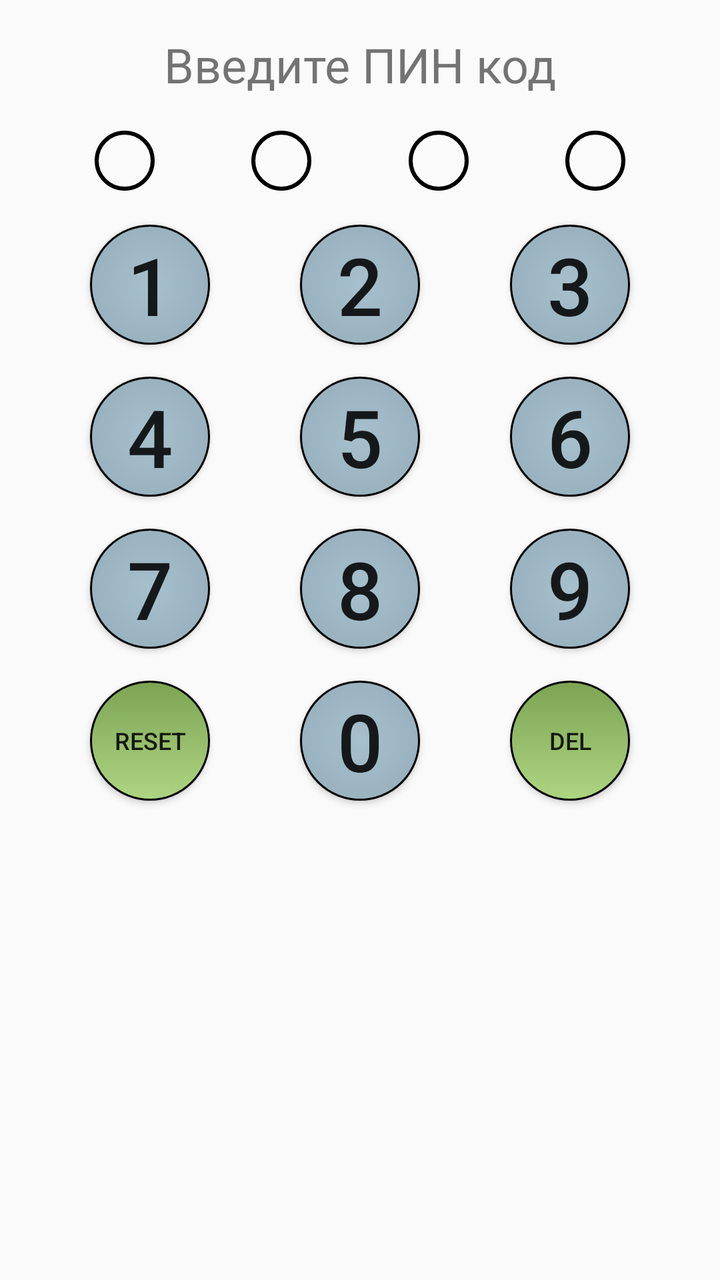
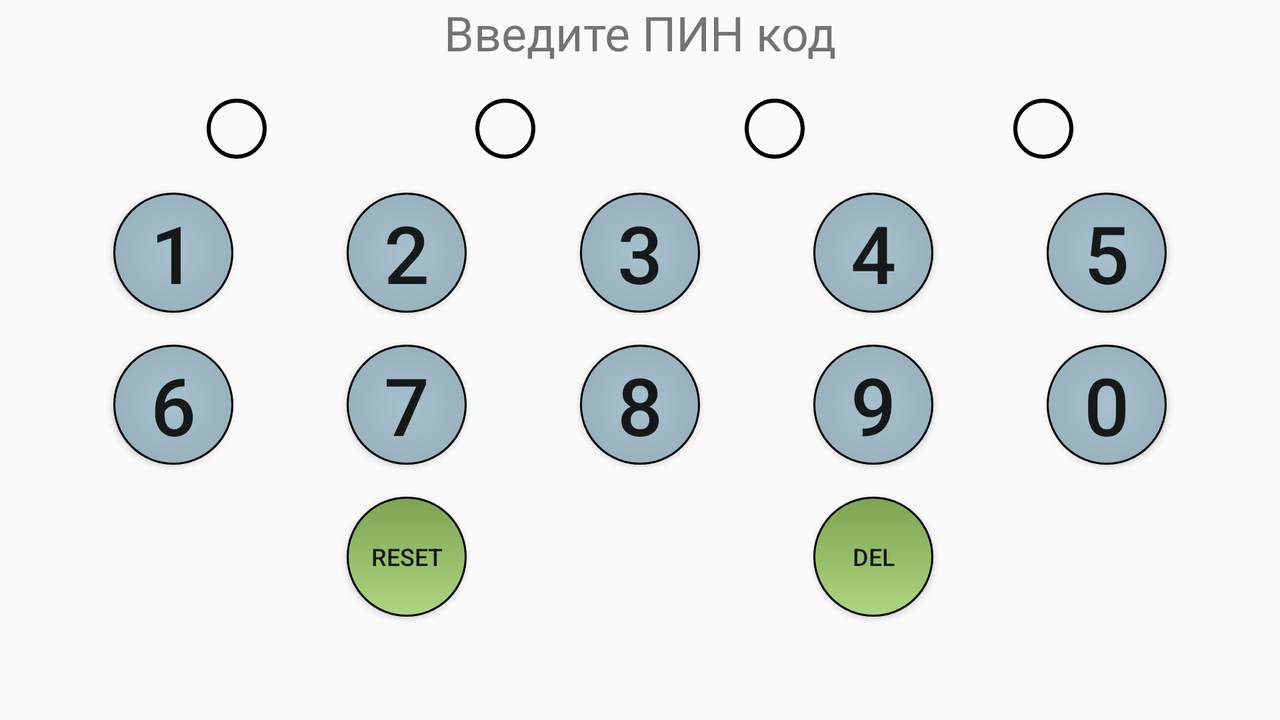

First picture: res/layout/ on a phone held upright. Second picture: the repository's own variant of that layout, on a device whose configuration matches the variant's folder. Source for both follows.
<!-- AndroidManifest.xml: application theme AppTheme -->
<!-- res/layout/fragment_start.xml -->
<?xml version="1.0" encoding="utf-8"?>
<androidx.constraintlayout.widget.ConstraintLayout
    xmlns:android="http://schemas.android.com/apk/res/android"
    xmlns:app="http://schemas.android.com/apk/res-auto"
    xmlns:tools="http://schemas.android.com/tools"
    android:layout_width="match_parent"
    android:layout_height="match_parent"
    tools:context=".screens.start.StartFragment">

    <ImageView
        android:id="@+id/iv_lock"
        android:layout_width="wrap_content"
        android:layout_height="wrap_content"
        android:layout_margin="@dimen/margin_btn_top"
        app:layout_constraintEnd_toEndOf="parent"
        app:layout_constraintStart_toStartOf="parent"
        app:layout_constraintTop_toTopOf="parent"
        android:src="@drawable/ic_lock" />

    <TextView
        android:id="@+id/lbl_enter_pin"
        android:layout_width="wrap_content"
        android:layout_height="wrap_content"
        android:text="@string/enter_pin_code"
        android:textSize="@dimen/app_h1_text"
        app:layout_constraintEnd_toEndOf="parent"
        app:layout_constraintStart_toStartOf="parent"
        app:layout_constraintTop_toBottomOf="@+id/iv_lock"
        tools:layout_editor_absoluteX="169dp"
        tools:layout_editor_absoluteY="208dp" />

    <TextView
        android:id="@+id/tv_pin1"
        android:layout_width="@dimen/pin_width"
        android:layout_height="@dimen/pin_width"
        android:layout_marginTop="@dimen/margin_btn_top"
        android:background="@drawable/drw_ring"
        app:layout_constraintEnd_toStartOf="@+id/tv_pin2"
        app:layout_constraintHorizontal_bias="0.5"
        app:layout_constraintStart_toStartOf="parent"
        app:layout_constraintTop_toBottomOf="@+id/lbl_enter_pin" />

    <TextView
        android:id="@+id/tv_pin2"
        android:layout_width="@dimen/pin_width"
        android:layout_height="@dimen/pin_width"
        android:background="@drawable/drw_ring"
        app:layout_constraintEnd_toStartOf="@+id/tv_pin3"
        app:layout_constraintHorizontal_bias="0.5"
        app:layout_constraintStart_toEndOf="@+id/tv_pin1"
        app:layout_constraintTop_toTopOf="@+id/tv_pin1" />

    <TextView
        android:id="@+id/tv_pin3"
        android:layout_width="@dimen/pin_width"
        android:layout_height="@dimen/pin_width"
        android:background="@drawable/drw_ring"
        app:layout_constraintEnd_toStartOf="@+id/tv_pin4"
        app:layout_constraintHorizontal_bias="0.5"
        app:layout_constraintStart_toEndOf="@+id/tv_pin2"
        app:layout_constraintTop_toTopOf="@+id/tv_pin1" />

    <TextView
        android:id="@+id/tv_pin4"
        android:layout_width="@dimen/pin_width"
        android:layout_height="@dimen/pin_width"
        android:background="@drawable/drw_ring"
        app:layout_constraintEnd_toEndOf="parent"
        app:layout_constraintHorizontal_bias="0.5"
        app:layout_constraintStart_toEndOf="@+id/tv_pin3"
        app:layout_constraintTop_toTopOf="@+id/tv_pin1" />

    <Button
        android:id="@+id/btn_1"
        android:layout_width="@dimen/pin_btn_width"
        android:layout_height="@dimen/pin_btn_width"
        android:layout_marginTop="@dimen/margin_btn_top"
        android:background="@drawable/drw_oval"
        android:text="1"
        android:textSize="@dimen/btn_pin_text_size"
        app:layout_constraintEnd_toStartOf="@+id/btn_2"
        app:layout_constraintHorizontal_bias="0.5"
        app:layout_constraintStart_toStartOf="parent"
        app:layout_constraintTop_toBottomOf="@+id/tv_pin1" />

    <Button
        android:id="@+id/btn_2"
        android:layout_width="@dimen/pin_btn_width"
        android:layout_height="@dimen/pin_btn_width"
        android:background="@drawable/drw_oval"
        android:text="2"
        android:textSize="@dimen/btn_pin_text_size"
        app:layout_constraintEnd_toStartOf="@+id/btn_3"
        app:layout_constraintHorizontal_bias="0.5"
        app:layout_constraintStart_toEndOf="@+id/btn_1"
        app:layout_constraintTop_toTopOf="@+id/btn_1" />

    <Button
        android:id="@+id/btn_3"
        android:layout_width="@dimen/pin_btn_width"
        android:layout_height="@dimen/pin_btn_width"
        android:background="@drawable/drw_oval"
        android:text="3"
        android:textSize="@dimen/btn_pin_text_size"
        app:layout_constraintEnd_toEndOf="parent"
        app:layout_constraintHorizontal_bias="0.5"
        app:layout_constraintStart_toEndOf="@+id/btn_2"
        app:layout_constraintTop_toTopOf="@+id/btn_1" />

    <Button
        android:id="@+id/btn_4"
        android:layout_width="@dimen/pin_btn_width"
        android:layout_height="@dimen/pin_btn_width"
        android:layout_marginTop="@dimen/margin_btn_top"
        android:background="@drawable/drw_oval"
        android:text="4"
        android:textSize="@dimen/btn_pin_text_size"
        app:layout_constraintEnd_toStartOf="@+id/btn_5"
        app:layout_constraintHorizontal_bias="0.5"
        app:layout_constraintStart_toStartOf="parent"
        app:layout_constraintTop_toBottomOf="@+id/btn_1" />

    <Button
        android:id="@+id/btn_5"
        android:layout_width="@dimen/pin_btn_width"
        android:layout_height="@dimen/pin_btn_width"
        android:background="@drawable/drw_oval"
        android:text="5"
        android:textSize="@dimen/btn_pin_text_size"
        app:layout_constraintEnd_toStartOf="@+id/btn_6"
        app:layout_constraintHorizontal_bias="0.5"
        app:layout_constraintStart_toEndOf="@+id/btn_4"
        app:layout_constraintTop_toTopOf="@+id/btn_4" />

    <Button
        android:id="@+id/btn_6"
        android:layout_width="@dimen/pin_btn_width"
        android:layout_height="@dimen/pin_btn_width"
        android:background="@drawable/drw_oval"
        android:text="6"
        android:textSize="@dimen/btn_pin_text_size"
        app:layout_constraintEnd_toEndOf="parent"
        app:layout_constraintHorizontal_bias="0.5"
        app:layout_constraintStart_toEndOf="@+id/btn_5"
        app:layout_constraintTop_toTopOf="@+id/btn_4" />

    <Button
        android:id="@+id/btn_7"
        android:layout_width="@dimen/pin_btn_width"
        android:layout_height="@dimen/pin_btn_width"
        android:layout_marginTop="@dimen/margin_btn_top"
        android:background="@drawable/drw_oval"
        android:text="7"
        android:textSize="@dimen/btn_pin_text_size"
        app:layout_constraintEnd_toStartOf="@+id/btn_8"
        app:layout_constraintHorizontal_bias="0.5"
        app:layout_constraintStart_toStartOf="parent"
        app:layout_constraintTop_toBottomOf="@+id/btn_4" />

    <Button
        android:id="@+id/btn_8"
        android:layout_width="@dimen/pin_btn_width"
        android:layout_height="@dimen/pin_btn_width"
        android:background="@drawable/drw_oval"
        android:text="8"
        android:textSize="@dimen/btn_pin_text_size"
        app:layout_constraintEnd_toStartOf="@+id/btn_9"
        app:layout_constraintHorizontal_bias="0.5"
        app:layout_constraintStart_toEndOf="@+id/btn_7"
        app:layout_constraintTop_toTopOf="@+id/btn_7" />

    <Button
        android:id="@+id/btn_9"
        android:layout_width="@dimen/pin_btn_width"
        android:layout_height="@dimen/pin_btn_width"
        android:background="@drawable/drw_oval"
        android:text="9"
        android:textSize="@dimen/btn_pin_text_size"
        app:layout_constraintEnd_toEndOf="parent"
        app:layout_constraintHorizontal_bias="0.5"
        app:layout_constraintStart_toEndOf="@+id/btn_8"
        app:layout_constraintTop_toTopOf="@+id/btn_7" />

    <Button
        android:id="@+id/btn_reset"
        android:layout_width="@dimen/pin_btn_width"
        android:layout_height="@dimen/pin_btn_width"
        android:layout_marginTop="@dimen/margin_btn_top"
        android:background="@drawable/drw_oval_secondary_color"
        android:text="Reset"
        android:textSize="@dimen/btn_reset_bs_text_size"
        app:layout_constraintEnd_toStartOf="@+id/btn_0"
        app:layout_constraintHorizontal_bias="0.5"
        app:layout_constraintStart_toStartOf="parent"
        app:layout_constraintTop_toBottomOf="@+id/btn_7" />

    <Button
        android:id="@+id/btn_0"
        android:layout_width="@dimen/pin_btn_width"
        android:layout_height="@dimen/pin_btn_width"
        android:background="@drawable/drw_oval"
        android:text="0"
        android:textSize="@dimen/btn_pin_text_size"
        app:layout_constraintTop_toTopOf="@+id/btn_reset"
        app:layout_constraintEnd_toStartOf="@+id/btn_bs"
        app:layout_constraintHorizontal_bias="0.5"
        app:layout_constraintStart_toEndOf="@+id/btn_reset"
        tools:layout_editor_absoluteY="498dp" />

    <Button
        android:id="@+id/btn_bs"
        android:layout_width="@dimen/pin_btn_width"
        android:layout_height="@dimen/pin_btn_width"
        android:background="@drawable/drw_oval_secondary_color"
        android:text="Del"
        android:textSize="@dimen/btn_reset_bs_text_size"
        app:layout_constraintTop_toTopOf="@+id/btn_reset"
        app:layout_constraintEnd_toEndOf="parent"
        app:layout_constraintHorizontal_bias="0.5"
        app:layout_constraintStart_toEndOf="@+id/btn_0"
        tools:layout_editor_absoluteY="498dp" />

</androidx.constraintlayout.widget.ConstraintLayout>
<!-- resources referenced by this layout -->
<resources>
  <dimen name="app_h1_text">24sp</dimen>
  <dimen name="btn_pin_text_size">40sp</dimen>
  <dimen name="btn_reset_bs_text_size">12sp</dimen>
  <dimen name="margin_btn_top">16dp</dimen>
  <dimen name="pin_btn_width">60dp</dimen>
  <dimen name="pin_width">32dp</dimen>
  <!-- drawable drw_oval (drawable) -->
  <?xml version="1.0" encoding="utf-8"?>
  <shape xmlns:android="http://schemas.android.com/apk/res/android"
      android:shape="oval"
      >
  
  
      <gradient
          android:angle="90"
          android:endColor="@color/colorPrimary"
          android:startColor="@color/colorPrimaryLight"
          android:type="radial"
          android:gradientRadius="100dp"/>
  
      <stroke
          android:width="1dp"
          android:color="#FF000000" />
  
  
  
  
  </shape>
  <!-- drawable drw_oval_secondary_color (drawable) -->
  <?xml version="1.0" encoding="utf-8"?>
  <shape xmlns:android="http://schemas.android.com/apk/res/android"
      android:shape="oval"
      >
  
  
      <gradient
          android:angle="90"
          android:endColor="@color/colorSecondaryDark"
          android:startColor="@color/colorSecondary"
          android:type="linear" />
  
      <stroke
          android:width="1dp"
          android:color="#FF000000" />
  
  
  
  
  </shape>
  <!-- drawable drw_ring (drawable) -->
  <?xml version="1.0" encoding="utf-8"?>
  <shape xmlns:android="http://schemas.android.com/apk/res/android"
      android:shape="ring"
      android:innerRadius="14dp"
      android:thickness="0dp"
      android:useLevel="false">
  
  
          <stroke
              android:width="2dp"
              android:color="#FF000000" />
  
  </shape>
  <string name="enter_pin_code">Введите ПИН код</string>
  <style name="AppTheme" parent="Theme.AppCompat.Light.NoActionBar">
          
          <item name="colorPrimary">@color/colorPrimary</item>
          <item name="colorPrimaryDark">@color/colorPrimaryDark</item>
          <item name="colorAccent">@color/colorSecondary</item>
      </style>
  <color name="colorPrimary">#78909c</color>
  <color name="colorPrimaryLight">#a7c0cd</color>
  <color name="colorSecondaryDark">#7da453</color>
  <color name="colorSecondary">#aed581</color>
  <color name="colorPrimaryDark">#4b636e</color>
</resources>
<!-- res/layout-land/fragment_start.xml (the repository's variant of the layout above) -->
<!-- drawn on the phone turned sideways -->
<?xml version="1.0" encoding="utf-8"?>
<androidx.constraintlayout.widget.ConstraintLayout xmlns:android="http://schemas.android.com/apk/res/android"
    xmlns:app="http://schemas.android.com/apk/res-auto"
    xmlns:tools="http://schemas.android.com/tools"
    android:layout_width="match_parent"
    android:layout_height="match_parent"
    tools:context=".screens.start.StartFragment">


    <ImageView
        android:id="@+id/iv_lock"
        android:layout_width="wrap_content"
        android:layout_height="wrap_content"
        android:src="@drawable/ic_lock"
        app:layout_constraintEnd_toEndOf="parent"
        app:layout_constraintStart_toStartOf="parent"
        app:layout_constraintTop_toTopOf="parent" />

    <TextView
        android:id="@+id/lbl_enter_pin"
        android:layout_width="wrap_content"
        android:layout_height="wrap_content"
        android:text="@string/enter_pin_code"
        android:textSize="@dimen/app_h1_text"
        app:layout_constraintEnd_toEndOf="parent"
        app:layout_constraintStart_toStartOf="parent"
        app:layout_constraintTop_toBottomOf="@+id/iv_lock"
        tools:layout_editor_absoluteX="169dp"
        tools:layout_editor_absoluteY="208dp" />

    <TextView
        android:id="@+id/tv_pin1"
        android:layout_width="@dimen/pin_width"
        android:layout_height="@dimen/pin_width"
        android:layout_marginTop="@dimen/margin_btn_top"
        android:background="@drawable/drw_ring"
        app:layout_constraintEnd_toStartOf="@+id/tv_pin2"
        app:layout_constraintHorizontal_bias="0.5"
        app:layout_constraintStart_toStartOf="parent"
        app:layout_constraintTop_toBottomOf="@+id/lbl_enter_pin" />

    <TextView
        android:id="@+id/tv_pin2"
        android:layout_width="@dimen/pin_width"
        android:layout_height="@dimen/pin_width"
        android:background="@drawable/drw_ring"
        app:layout_constraintEnd_toStartOf="@+id/tv_pin3"
        app:layout_constraintHorizontal_bias="0.5"
        app:layout_constraintStart_toEndOf="@+id/tv_pin1"
        app:layout_constraintTop_toTopOf="@+id/tv_pin1" />

    <TextView
        android:id="@+id/tv_pin3"
        android:layout_width="@dimen/pin_width"
        android:layout_height="@dimen/pin_width"
        android:background="@drawable/drw_ring"
        app:layout_constraintEnd_toStartOf="@+id/tv_pin4"
        app:layout_constraintHorizontal_bias="0.5"
        app:layout_constraintStart_toEndOf="@+id/tv_pin2"
        app:layout_constraintTop_toTopOf="@+id/tv_pin1" />

    <TextView
        android:id="@+id/tv_pin4"
        android:layout_width="@dimen/pin_width"
        android:layout_height="@dimen/pin_width"
        android:background="@drawable/drw_ring"
        app:layout_constraintEnd_toEndOf="parent"
        app:layout_constraintHorizontal_bias="0.5"
        app:layout_constraintStart_toEndOf="@+id/tv_pin3"
        app:layout_constraintTop_toTopOf="@+id/tv_pin1" />

    <Button
        android:id="@+id/btn_1"
        android:layout_width="@dimen/pin_btn_width"
        android:layout_height="@dimen/pin_btn_width"
        android:layout_marginTop="@dimen/margin_btn_top"
        android:background="@drawable/drw_oval"
        android:text="1"
        android:textSize="@dimen/btn_pin_text_size"
        app:layout_constraintEnd_toStartOf="@+id/btn_2"
        app:layout_constraintHorizontal_bias="0.5"
        app:layout_constraintStart_toStartOf="parent"
        app:layout_constraintTop_toBottomOf="@+id/tv_pin1" />

    <Button
        android:id="@+id/btn_2"
        android:layout_width="@dimen/pin_btn_width"
        android:layout_height="@dimen/pin_btn_width"
        android:background="@drawable/drw_oval"
        android:text="2"
        android:textSize="@dimen/btn_pin_text_size"
        app:layout_constraintEnd_toStartOf="@+id/btn_3"
        app:layout_constraintHorizontal_bias="0.5"
        app:layout_constraintStart_toEndOf="@+id/btn_1"
        app:layout_constraintTop_toTopOf="@+id/btn_1" />

    <Button
        android:id="@+id/btn_3"
        android:layout_width="@dimen/pin_btn_width"
        android:layout_height="@dimen/pin_btn_width"
        android:background="@drawable/drw_oval"
        android:text="3"
        android:textSize="@dimen/btn_pin_text_size"
        app:layout_constraintEnd_toStartOf="@+id/btn_4"
        app:layout_constraintHorizontal_bias="0.5"
        app:layout_constraintStart_toEndOf="@+id/btn_2"
        app:layout_constraintTop_toTopOf="@+id/btn_2" />

    <Button
        android:id="@+id/btn_4"
        android:layout_width="@dimen/pin_btn_width"
        android:layout_height="@dimen/pin_btn_width"
        android:background="@drawable/drw_oval"
        android:text="4"
        android:textSize="@dimen/btn_pin_text_size"
        app:layout_constraintEnd_toStartOf="@+id/btn_5"
        app:layout_constraintHorizontal_bias="0.5"
        app:layout_constraintStart_toEndOf="@+id/btn_3"
        app:layout_constraintTop_toTopOf="@+id/btn_3" />

    <Button
        android:id="@+id/btn_5"
        android:layout_width="@dimen/pin_btn_width"
        android:layout_height="@dimen/pin_btn_width"
        android:background="@drawable/drw_oval"
        android:text="5"
        android:textSize="@dimen/btn_pin_text_size"
        app:layout_constraintEnd_toEndOf="parent"
        app:layout_constraintHorizontal_bias="0.5"
        app:layout_constraintStart_toEndOf="@+id/btn_4"
        app:layout_constraintTop_toTopOf="@id/btn_4"
        tools:layout_editor_absoluteY="79dp" />

    <Button
        android:id="@+id/btn_6"
        android:layout_width="@dimen/pin_btn_width"
        android:layout_height="@dimen/pin_btn_width"
        android:layout_marginTop="@dimen/margin_btn_top"
        android:background="@drawable/drw_oval"
        android:text="6"
        android:textSize="@dimen/btn_pin_text_size"
        app:layout_constraintEnd_toStartOf="@+id/btn_7"
        app:layout_constraintHorizontal_bias="0.5"
        app:layout_constraintStart_toStartOf="parent"
        app:layout_constraintTop_toBottomOf="@+id/btn_1" />

    <Button
        android:id="@+id/btn_7"
        android:layout_width="@dimen/pin_btn_width"
        android:layout_height="@dimen/pin_btn_width"
        android:background="@drawable/drw_oval"
        android:text="7"
        android:textSize="@dimen/btn_pin_text_size"
        app:layout_constraintEnd_toStartOf="@+id/btn_8"
        app:layout_constraintHorizontal_bias="0.5"
        app:layout_constraintStart_toEndOf="@+id/btn_6"
        app:layout_constraintTop_toTopOf="@+id/btn_6" />

    <Button
        android:id="@+id/btn_8"
        android:layout_width="@dimen/pin_btn_width"
        android:layout_height="@dimen/pin_btn_width"
        android:background="@drawable/drw_oval"
        android:text="8"
        android:textSize="@dimen/btn_pin_text_size"
        app:layout_constraintEnd_toStartOf="@+id/btn_9"
        app:layout_constraintHorizontal_bias="0.5"
        app:layout_constraintStart_toEndOf="@+id/btn_7"
        app:layout_constraintTop_toTopOf="@+id/btn_7" />

    <Button
        android:id="@+id/btn_9"
        android:layout_width="@dimen/pin_btn_width"
        android:layout_height="@dimen/pin_btn_width"
        android:background="@drawable/drw_oval"
        android:text="9"
        android:textSize="@dimen/btn_pin_text_size"
        app:layout_constraintEnd_toStartOf="@+id/btn_0"
        app:layout_constraintHorizontal_bias="0.5"
        app:layout_constraintStart_toEndOf="@+id/btn_8"
        app:layout_constraintTop_toTopOf="@+id/btn_8" />

    <Button
        android:id="@+id/btn_0"
        android:layout_width="@dimen/pin_btn_width"
        android:layout_height="@dimen/pin_btn_width"
        android:background="@drawable/drw_oval"
        android:text="0"
        android:textSize="@dimen/btn_pin_text_size"
        app:layout_constraintEnd_toEndOf="parent"
        app:layout_constraintHorizontal_bias="0.5"
        app:layout_constraintStart_toEndOf="@+id/btn_9"
        app:layout_constraintTop_toTopOf="@+id/btn_9"
        tools:layout_editor_absoluteY="139dp" />

    <Button
        android:id="@+id/btn_reset"
        android:layout_width="@dimen/pin_btn_width"
        android:layout_height="@dimen/pin_btn_width"
        android:layout_marginTop="@dimen/margin_btn_top"
        android:background="@drawable/drw_oval_secondary_color"
        android:text="@string/str_btn_reset"
        android:textSize="@dimen/btn_reset_bs_text_size"
        app:layout_constraintEnd_toStartOf="@+id/btn_bs"
        app:layout_constraintHorizontal_bias="0.5"
        app:layout_constraintStart_toStartOf="parent"
        app:layout_constraintTop_toBottomOf="@+id/btn_6" />

    <Button
        android:id="@+id/btn_bs"
        android:layout_width="@dimen/pin_btn_width"
        android:layout_height="@dimen/pin_btn_width"
        android:background="@drawable/drw_oval_secondary_color"
        android:text="Del"
        android:textSize="@dimen/btn_reset_bs_text_size"
        app:layout_constraintEnd_toEndOf="parent"
        app:layout_constraintHorizontal_bias="0.5"
        app:layout_constraintStart_toEndOf="@+id/btn_reset"
        app:layout_constraintTop_toTopOf="@+id/btn_reset"
        tools:layout_editor_absoluteY="347dp" />

</androidx.constraintlayout.widget.ConstraintLayout>
<!-- resources referenced by the variant -->
<!-- as the phone turned sideways resolves them -->
<resources>
  <dimen name="app_h1_text">24sp</dimen>
  <dimen name="btn_pin_text_size">40sp</dimen>
  <dimen name="btn_reset_bs_text_size">12sp</dimen>
  <dimen name="margin_btn_top">16dp</dimen>
  <dimen name="pin_btn_width">60dp</dimen>
  <dimen name="pin_width">32dp</dimen>
  <!-- drawable drw_oval (drawable) -->
  <?xml version="1.0" encoding="utf-8"?>
  <shape xmlns:android="http://schemas.android.com/apk/res/android"
      android:shape="oval"
      >
  
  
      <gradient
          android:angle="90"
          android:endColor="@color/colorPrimary"
          android:startColor="@color/colorPrimaryLight"
          android:type="radial"
          android:gradientRadius="100dp"/>
  
      <stroke
          android:width="1dp"
          android:color="#FF000000" />
  
  
  
  
  </shape>
  <!-- drawable drw_oval_secondary_color (drawable) -->
  <?xml version="1.0" encoding="utf-8"?>
  <shape xmlns:android="http://schemas.android.com/apk/res/android"
      android:shape="oval"
      >
  
  
      <gradient
          android:angle="90"
          android:endColor="@color/colorSecondaryDark"
          android:startColor="@color/colorSecondary"
          android:type="linear" />
  
      <stroke
          android:width="1dp"
          android:color="#FF000000" />
  
  
  
  
  </shape>
  <!-- drawable drw_ring (drawable) -->
  <?xml version="1.0" encoding="utf-8"?>
  <shape xmlns:android="http://schemas.android.com/apk/res/android"
      android:shape="ring"
      android:innerRadius="14dp"
      android:thickness="0dp"
      android:useLevel="false">
  
  
          <stroke
              android:width="2dp"
              android:color="#FF000000" />
  
  </shape>
  <string name="enter_pin_code">Введите ПИН код</string>
  <string name="str_btn_reset">Reset</string>
  <style name="AppTheme" parent="Theme.AppCompat.Light.NoActionBar">
          
          <item name="colorPrimary">@color/colorPrimary</item>
          <item name="colorPrimaryDark">@color/colorPrimaryDark</item>
          <item name="colorAccent">@color/colorSecondary</item>
      </style>
  <color name="colorPrimary">#78909c</color>
  <color name="colorPrimaryLight">#a7c0cd</color>
  <color name="colorSecondaryDark">#7da453</color>
  <color name="colorSecondary">#aed581</color>
  <color name="colorPrimaryDark">#4b636e</color>
</resources>
